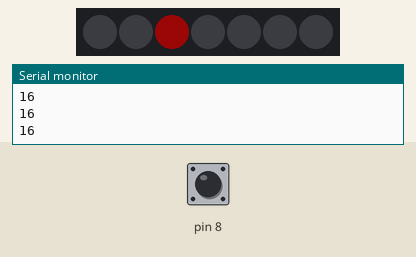
Simulated run of this sketch. Board: Arduino Uno, built with avr-gcc and run on an emulated ATmega328P. Parts: 7 RGB LEDs in strip order, left to right, the last lines printed to the serial monitor. The inputs (shaded band) are chosen by the test bench; at power-on: pin 8 HIGH. Dim RGB values are drawn brighter than linear.

Above: at 0.4 s.
1.3 s: pin 8 pulled LOW for 0.15 s
At 1.53 s:
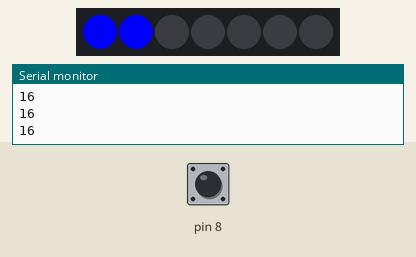
2.0 s: pin 8 pulled LOW for 1 s
At 3.19 s:
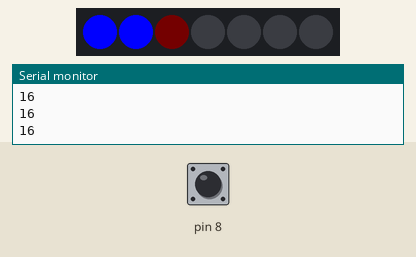
4.5 s: pin 8 pulled LOW for 0.15 s
At 4.99 s:
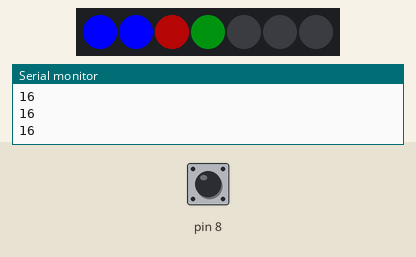
5.2 s: pin 8 pulled LOW for 3.2 s
At 5.5 s:
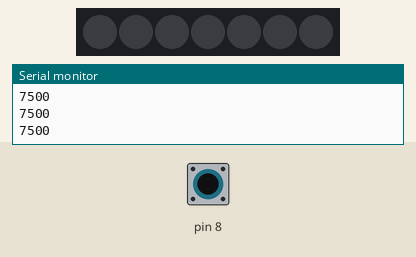
9.9 s: pin 8 pulled LOW for 0.15 s
At 10.06 s:
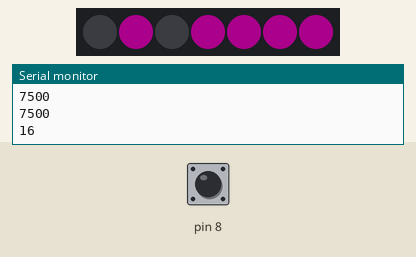
10.6 s: pin 8 pulsed LOW 5 times (0.12 s each, 0.3 s apart)
At 11.67 s:
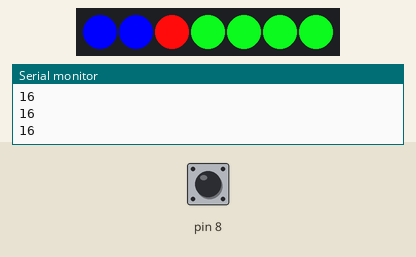
Timing chart, 0 to 13.6 s (numbered marks = the images above; inputs shaded):
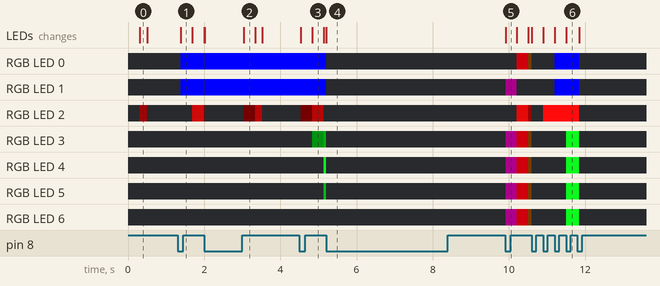

The sketch:

custom_blink.ino
```cpp
#include "FastLED.h"
#include <CapacitiveSensor.h>

// FastLED params
#define NUM_LEDS 7
#define BRIGHTNESS  255
#define DATA_PIN 5
#define CLOCK_PIN 13

// Define the array of leds
CRGB leds[NUM_LEDS];

// Setup Sensors
CapacitiveSensor cs_4_8 = CapacitiveSensor(4,8); // 1M resistor

// Colors
#define COLOR_RED     0
#define COLOR_GREEN   103
#define COLOR_BLUE    160


// LED NAMES
#define LEFT_EYE_LED  0
#define RIGHT_EYE_LED 1
#define HEART_LED     2
#define GROUND_LED    3

void setup() {
  Serial.begin(9600);
  cs_4_8.set_CS_AutocaL_Millis(0xFFFFFFFF); // Turn off autocalibration
  FastLED.addLeds<NEOPIXEL, DATA_PIN>(leds, NUM_LEDS);
}


CHSV scn_square_wave(int hue, int saturation, bool is_on) {

  CHSV temp = CHSV( 0, 255, 0);
  if(is_on) {
    temp = CHSV( hue, (255*saturation)/100, 255);
  }
  return temp;
}

CHSV scn_heartbeat(int i, int hue, int saturation, int frequency, bool is_on) {

  CHSV temp = CHSV( 0, 255, 0);
  if(is_on) {
    temp = CHSV( hue, (255*saturation)/100, cubicwave8(frequency*i));
  }
  return temp;
}

bool square_filter(int slot_length, int total_slots, int num_high_slots, int value) {
  if(value/slot_length % total_slots < num_high_slots) {
    return 1;
  }
  else {
    return 0;
  }
}

// Scenarios
/*
|         Name        |    Heart    |    Eyes   |  Ground  |
|---------------------|-------------|-----------|----------|
| OFF                 |             |           |          |
| HEART               | Blink       |           |          |
| HEART_EYES          | Blink       | Blink     |          |
| HEART_CONSTANT_EYES | Blink       | Constant  |          |
| ALL                 | Blink       | Constant  | Sweep    |
| CONSTANT_HEART      | Constant    |           |          |
| CONSTANT_HEART_EYES | Constant    | Constant  |          |
| CONSTANT_ALL        | Constant    | Constant  | Constant |
| PARTY_MODE          | Double time | Long fade | Blink    |
*/
#define OFF                 0
#define CONSTANT_HEART      1
#define CONSTANT_HEART_EYES 2
#define CONSTANT_ALL        3

#define OFF_3               4 //Added for symmetry
#define HEART               5
#define HEART_EYES          6
#define HEART_CONSTANT_EYES 7
#define ALL                 8

#define OFF_3               9 //Added for symmetry
#define PARTY_MODE          10

#define NUMBER_OF_SCENARIOS 11

// Application variables
int i = 0;
int offset_i;               // Used to offset LEDs
int scenario = HEART;  // Initial scenario
bool sensor_is_touched_last_round = false;

void loop() {
  int HEARTBEAT_FREQUENCY = 2;
  int HEARTBEAT_TOTAL_SLOTS = 3;
  int SLOT_LENGTH = 256; //Number of i's per timeslot
  int GROUND_FREQUENCY = 1;
  int GROUND_SILENT_PERIOD = 6;
  int GROUND_RANDOM_OFFSET = 652; //Chosen by dice roll

  // Party mode
  int PARTY_FREQUENCY = 1;

  long current_sensor_value =  cs_4_8.capacitiveSensor(50);

  // Check if sensor is considered touched
  bool sensor_is_touched_this_round = current_sensor_value > 500;
    // print sensor output

  // Change state only when sensors goes from low to high
  if(sensor_is_touched_this_round && !sensor_is_touched_last_round)
  {
    scenario = (scenario + 1) % NUMBER_OF_SCENARIOS;
  }
  sensor_is_touched_last_round = sensor_is_touched_this_round;
  //Serial.println(scenario);
  Serial.println(current_sensor_value);

  EVERY_N_MILLISECONDS(2) {
    i = (i + 8) % (256*6);
    //Serial.println(i);

    // EYE LEDS
    offset_i = i + 66;
    switch (scenario) {

      // Constant
      case HEART_CONSTANT_EYES:
      case ALL:
      case CONSTANT_HEART_EYES:
      case CONSTANT_ALL:
        leds[LEFT_EYE_LED]  = CHSV( COLOR_BLUE, 255, 255);
        leds[RIGHT_EYE_LED]  = CHSV( COLOR_BLUE, 255, 255);
        break;

      // Blink
      case HEART_EYES:
        leds[LEFT_EYE_LED]  = scn_square_wave(COLOR_BLUE, 100, square_filter(SLOT_LENGTH, HEARTBEAT_TOTAL_SLOTS, 1, offset_i));
        leds[RIGHT_EYE_LED] = scn_square_wave(COLOR_BLUE, 100, square_filter(SLOT_LENGTH, HEARTBEAT_TOTAL_SLOTS, 1, offset_i));
        break;

      // Special: Long blink (TODO)
      case PARTY_MODE:
        leds[LEFT_EYE_LED]  = scn_heartbeat(i, COLOR_GREEN + i/4, 100, PARTY_FREQUENCY, square_filter(SLOT_LENGTH, 2, 1, i));
        leds[RIGHT_EYE_LED]  = scn_heartbeat(i+SLOT_LENGTH, COLOR_GREEN + i/4, 100, PARTY_FREQUENCY, square_filter(SLOT_LENGTH, 2, 1, i+SLOT_LENGTH));
        break;

      case OFF:
      default:
        leds[LEFT_EYE_LED] = CRGB::Black;
        leds[RIGHT_EYE_LED] = CRGB::Black;
        break;
    }

    // HEART LED
    switch (scenario) {

      // Blinking
      case HEART:
      case HEART_EYES:
      case HEART_CONSTANT_EYES:
      case ALL:
        leds[HEART_LED] = scn_heartbeat(i, COLOR_RED, 80, HEARTBEAT_FREQUENCY, square_filter(SLOT_LENGTH, HEARTBEAT_TOTAL_SLOTS, 1, i));
        break;

      // Constant heart
      case CONSTANT_HEART:
      case CONSTANT_HEART_EYES:
      case CONSTANT_ALL:
        leds[HEART_LED]  = CHSV( COLOR_RED, 255*0.8, 255);
        leds[HEART_LED]  = CHSV( COLOR_RED, 255*0.8, 255);
        break;

      // Special: Double time
      case PARTY_MODE:
        leds[HEART_LED] = scn_heartbeat(2*i, COLOR_RED, 80, PARTY_FREQUENCY, square_filter(SLOT_LENGTH, 2, 1, i));
        break;

      // Off
      case OFF:
      default:
        leds[HEART_LED] = CRGB::Black;
        break;
    }

    // GROUND LEDS
    for(int j = 0; j < 4; j++) {
      offset_i = i - j*64 + GROUND_RANDOM_OFFSET;

      switch (scenario) {

        // Constant
        case CONSTANT_ALL:
            leds[GROUND_LED + j] = CHSV( COLOR_GREEN, 255*0.8, 255);
          break;

        // Sweeping
        case ALL:
            leds[GROUND_LED + j] = scn_heartbeat(offset_i, COLOR_GREEN, 80, GROUND_FREQUENCY, square_filter(SLOT_LENGTH, HEARTBEAT_TOTAL_SLOTS, 1, offset_i));
          break;

        // Special: Blink
        case PARTY_MODE:
            leds[GROUND_LED + j] = scn_heartbeat(i, COLOR_GREEN + i/4, 100, PARTY_FREQUENCY, true);
          break;

        // Off
        case OFF:
        default:
            leds[GROUND_LED + j] = CRGB::Black;
          break;
      }
    }

    //Update LEDs
    FastLED.show();
  }
  delay(10);
}
```

Measured:
- after the input at 1.3 s, the LEDs: change after 0.08 s (image 1)
- after the input at 4.5 s, the LEDs: first differ from a run without the input after 0.34 s (image 3)
- after the input at 5.2 s, the LEDs: change at once (image 4)
- after the input at 9.9 s, RGB LED 0: off → RGB(116, 0, 6) after 0.31 s, → RGB(2, 1, 0) 0.30 s later; RGB LED 1: off → RGB(48, 0, 39) at once, → off 0.30 s later
- after the input at 10.6 s, the LEDs: first change at once (image 6 shows a later state)
